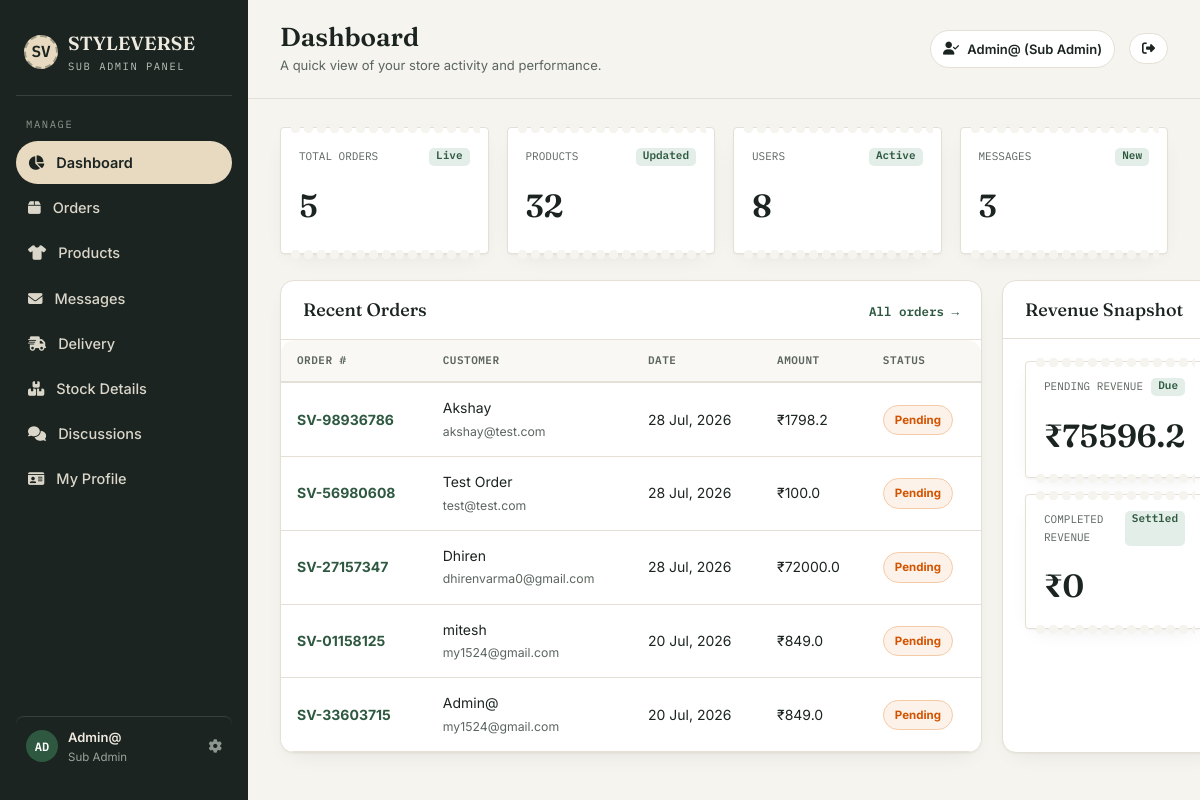
Page /admin-panel/ (signed in) on the committed database.
### shopapp/models.py (models this page shows, shortened)
class Order(models.Model):
    PAYMENT_METHOD_CHOICES = [
        ('cash_on_delivery', 'Cash on Delivery'),
        ('debit_card', 'Debit Card'),
        ('upi', 'UPI / Google Pay'),
        ('net_banking', 'Net Banking'),
        ('paypal', 'PayPal'),
    ]
    PAYMENT_STATUS_CHOICES = [
        ('pending', 'Pending'),
        ('completed', 'Completed'),
        ('cancelled', 'Cancelled'),
    ]
    ORDER_STATUS_CHOICES = [
        ('processing', 'Processing'),
        ('shipped', 'Shipped'),
        ('delivered', 'Delivered'),
        ('cancelled', 'Cancelled'),
    ]
    user            = models.ForeignKey(User, on_delete=models.CASCADE, related_name='orders')
    order_number    = models.CharField(max_length=20, unique=True, blank=True)
    name            = models.CharField(max_length=100)
    email           = models.EmailField(max_length=100)
    phone           = models.CharField(max_length=20)
    address         = models.TextField()
    city            = models.CharField(max_length=100)
    state           = models.CharField(max_length=100)
    country         = models.CharField(max_length=100, default='India')
    pincode         = models.CharField(max_length=10)
    payment_method  = models.CharField(max_length=30, choices=PAYMENT_METHOD_CHOICES, default='cash_on_delivery')
    payment_status  = models.CharField(max_length=20, choices=PAYMENT_STATUS_CHOICES, default='pending')
    status          = models.CharField(max_length=20, choices=ORDER_STATUS_CHOICES, default='processing')
    courier_partner = models.CharField(max_length=100, default='STYLEVERSE Express', blank=True)
    tracking_number = models.CharField(max_length=100, blank=True, default='')
    estimated_delivery = models.DateField(null=True, blank=True)
    delivery_notes  = models.TextField(blank=True, default='')
    subtotal        = models.FloatField(default=0)
    discount        = models.FloatField(default=0)
    shipping_cost   = models.FloatField(default=0)
    total_price     = models.FloatField(default=0)
    order_date      = models.DateTimeField(auto_now_add=True)
    updated_date    = models.DateTimeField(null=True, blank=True)
    class Meta:
        ordering = ['-order_date']
    def get_payment_status_display(self):
        return dict(self.PAYMENT_STATUS_CHOICES).get(self.payment_status, self.payment_status)

### subadmin/views.py (the view)
# urls.py: path('', views.admin_index, name='admin_index'),
@admin_required
def admin_index(request):
    total_users    = User.objects.count()
    total_products = Product.objects.count() + Men.objects.count() + Women.objects.count()
    total_orders   = Order.objects.count()
    total_messages = Contact.objects.count()
    pending_total  = Order.objects.filter(payment_status='pending').aggregate(s=Sum('total_price'))['s'] or 0
    completed_total = Order.objects.filter(payment_status='completed').aggregate(s=Sum('total_price'))['s'] or 0
    recent_orders  = Order.objects.order_by('-order_date')[:5]
    if request.user.is_superuser:
        pending_requests = ProductRequest.objects.filter(status='pending').order_by('-created_at')[:5]
    else:
        pending_requests = ProductRequest.objects.filter(user=request.user, status='pending').order_by('-created_at')[:5]
    return render(request, 'sub-admin/dashboard.html', {
        'total_users':      total_users,
        'total_products':   total_products,
        'total_orders':     total_orders,
        'total_messages':   total_messages,
        'pending_total':    pending_total,
        'completed_total':  completed_total,
        'recent_orders':    recent_orders,
        'pending_requests': pending_requests,
    })

### shopapp/context_processors.py (called while the page is built)
def cart_context(request):
    cart = request.session.get('cart', {})
    cart_count = sum(item.get('quantity', 0) for item in cart.values())
    return {'cart_count': cart_count}

def wishlist_context(request):
    wishlist_count = 0
    if request.user.is_authenticated:
        wishlist_count = Wishlist.objects.filter(user=request.user).count()
    return {'wishlist_count': wishlist_count}

def admin_approval_context(request):
    pending_approval_count = 0
    if request.user.is_authenticated and (request.user.is_staff or request.user.is_superuser):
        if request.user.is_superuser:
            pending_approval_count = ProductRequest.objects.filter(status='pending').count()
        else:
            pending_approval_count = ProductRequest.objects.filter(user=request.user, status='pending').count()
    return {'pending_approval_count': pending_approval_count}

### templates/sub-admin/dashboard.html (shortened to what this page needs)
{% extends 'sub-admin/sub_base.html' %}
{% load static %}
{% block page_title %}Dashboard{% endblock %}
{% block page_subtitle %}A quick view of your store activity and performance.{% endblock %}
{% block content %}
<section class="stat-grid">
  <div class="stamp">
    <div class="top-row"><span class="label">Total Orders</span><span class="badge up">Live</span></div>
    <div class="value">{{ total_orders }}</div>
  </div>
  <div class="stamp">
    <div class="top-row"><span class="label">Products</span><span class="badge up">Updated</span></div>
    <div class="value">{{ total_products }}</div>
  </div>
  <div class="stamp">
    <div class="top-row"><span class="label">Users</span><span class="badge up">Active</span></div>
    <div class="value">{{ total_users }}</div>
  </div>
  <div class="stamp">
    <div class="top-row"><span class="label">Messages</span><span class="badge up">New</span></div>
    <div class="value">{{ total_messages }}</div>
  </div>
</section>
<section class="row-2">
  <div class="panel">
    <div class="panel-head">
      <h2>Recent Orders</h2>
      <a href="{% url 'admin_orders' %}" class="link">All orders →</a>
    </div>
    <div class="adm-table-wrap" style="border:0; box-shadow:none; padding:0;">
      <table class="adm-table">
        <thead>
          <tr>
            <th>Order #</th>
            <th>Customer</th>
            <th>Date</th>
            <th>Amount</th>
            <th>Status</th>
          </tr>
        </thead>
        <tbody>
          {% for order in recent_orders %}
          <tr>
            <td style="font-weight:700; color:var(--green);">{{ order.order_number }}</td>
            <td>{{ order.name }}<br><small style="color:var(--ink-soft);">{{ order.email }}</small></td>
            <td>{{ order.order_date|date:"d M, Y" }}</td>
            <td>₹{{ order.total_price }}</td>
            <td><span class="adm-badge badge-{{ order.payment_status }}">{{ order.get_payment_status_display }}</span></td>
          </tr>
          {% empty %}
          <tr>
            <td colspan="5" style="text-align:center;color:var(--ink-soft);padding:32px;">No orders yet.</td>
          </tr>
          {% endfor %}
        </tbody>
      </table>
    </div>
  </div>
  <div class="panel">
    <div class="panel-head">
      <h2>Revenue Snapshot</h2>
    </div>
    <div style="padding:22px; display:flex; flex-direction:column; gap:16px;">
      <div class="stamp" style="padding:16px 18px;">
        <div class="top-row"><span class="label">Pending Revenue</span><span class="badge up">Due</span></div>
        <div class="value">₹{{ pending_total }}</div>
      </div>
      <div class="stamp" style="padding:16px 18px;">
        <div class="top-row"><span class="label">Completed Revenue</span><span class="badge up">Settled</span></div>
        <div class="value">₹{{ completed_total }}</div>
      </div>
    </div>
  </div>
</section>
{% endblock %}

### templates/sub-admin/sub_base.html (shortened to what this page needs)
{% load static %}
<!DOCTYPE html>
<html lang="en">
<head>
  <link rel="stylesheet" href="https://cdnjs.cloudflare.com/ajax/libs/font-awesome/6.5.0/css/all.min.css">
  <link href="https://cdn.jsdelivr.net/npm/bootstrap@5.3.0/dist/css/bootstrap.min.css" rel="stylesheet">
  <link rel="stylesheet" href="{% static 'css/styleverse.css' %}">
</head>
<body>
  <div class="app">
    <aside class="sidebar">
      <a href="{% url 'admin_index' %}" class="brand" title="Sub-Admin Dashboard">
        <div class="brand-mark">SV</div>
        <div class="brand-text">
          <div class="name">STYLEVERSE</div>
          <div class="tag">Sub Admin Panel</div>
        </div>
      </a>
      <div class="nav-label">Manage</div>
      <nav class="nav">
        <a href="{% url 'admin_index' %}" class="{% if request.resolver_match.url_name == 'admin_index' %}active{% endif %}">
          <span class="icon"><i class="fa fa-chart-pie"></i></span>Dashboard
        </a>
        <a href="{% url 'admin_orders' %}" class="{% if request.resolver_match.url_name == 'admin_orders' %}active{% endif %}">
          <span class="icon"><i class="fa fa-box"></i></span>Orders
        </a>
        <a href="{% url 'admin_products' %}" class="{% if request.resolver_match.url_name == 'admin_products' %}active{% endif %}">
          <span class="icon"><i class="fa fa-tshirt"></i></span>Products
        </a>
        <a href="{% url 'admin_messages' %}" class="{% if request.resolver_match.url_name == 'admin_messages' %}active{% endif %}">
          <span class="icon"><i class="fa fa-envelope"></i></span>Messages
        </a>
        <a href="{% url 'admin_delivery' %}" class="{% if request.resolver_match.url_name == 'admin_delivery' %}active{% endif %}">
          <span class="icon"><i class="fa fa-truck-fast"></i></span>Delivery
        </a>
        <a href="{% url 'admin_stock' %}" class="{% if request.resolver_match.url_name == 'admin_stock' %}active{% endif %}">
          <span class="icon"><i class="fa fa-boxes-stacked"></i></span>Stock Details
        </a>
        <a href="{% url 'admin_discussions' %}" class="{% if request.resolver_match.url_name == 'admin_discussions' %}active{% endif %}">
          <span class="icon"><i class="fa fa-comments"></i></span>Discussions
        </a>
        <a href="{% url 'admin_profile' %}" class="{% if request.resolver_match.url_name == 'admin_profile' %}active{% endif %}">
          <span class="icon"><i class="fa fa-id-card"></i></span>My Profile
        </a>
      </nav>
      <a href="{% url 'admin_profile' %}" class="sidebar-footer {% if request.resolver_match.url_name == 'admin_profile' %}active{% endif %}" title="View & Edit Profile">
        <div class="avatar-sm">{{ request.user.username|slice:':2'|upper }}</div>
        <div style="flex:1; min-width:0;">
          <div class="who">{{ request.user.get_full_name|default:request.user.username }}</div>
          <div class="role">Sub Admin</div>
        </div>
        <i class="fa fa-gear" style="font-size:13.5px; color:#8C978F; margin-left:auto;"></i>
      </a>
    </aside>
    <div class="main">
      <header class="topbar">
        <div>
          <h1>{% block page_title %}Sub-Admin Dashboard{% endblock %}</h1>
          <div class="sub">{% block page_subtitle %}Manage your seller store operations from one elegant workspace.{% endblock %}</div>
        </div>
        <div class="topbar-right">
          <a href="{% url 'admin_profile' %}" class="topbar-pill" title="My Profile" style="text-decoration:none; cursor:pointer;">
            <i class="fa fa-user-check"></i>
            {{ request.user.username }} (Sub Admin)
          </a>
          <a href="{% url 'logout' %}" class="topbar-pill" title="Logout">
            <i class="fa fa-sign-out-alt"></i>
          </a>
        </div>
      </header>
      <main class="content">
        {% block content %}{% endblock %}
      </main>
    </div>
  </div>
</body>
</html>

### static/css/styleverse.css (style rules this page uses)
:root { --sv-black: #1a1a2e; --sv-dark: #16213e; --sv-accent: #c0a36e; --sv-accent2: #e8d5b7; --sv-white: #ffffff; --sv-light: #f8f7f4; --sv-gray: #e5e5e5; --sv-muted: #888; --sv-danger: #e74c3c; --sv-success: #27ae60; --sv-warning: #f39c12; --sv-radius: 12px; --sv-shadow: 0 4px 24px rgba(0, 0, 0, .08); --sv-font: 'Inter', sans-serif; --sv-font-display: 'Outfit', sans-serif; }
*, *::before, *::after { margin: 0; padding: 0; box-sizing: border-box; }
html, body { width: 100%; overflow-x: hidden; }
body { font-family: var(--sv-font); color: var(--sv-black); background: var(--sv-white); line-height: 1.6; }
a { text-decoration: none; color: inherit; }

### templates/sub-admin/dashboard.html (style rules this page uses)
.stat-grid { display: grid; grid-template-columns: repeat(4, 1fr); gap: 18px; }
.stamp { position: relative; background: var(--panel); border: 1px solid var(--border); border-radius: 4px; padding: 20px 18px 22px; box-shadow: var(--shadow); }
.stamp::before, .stamp::after { content: ""; position: absolute; left: 8px; right: 8px; height: 11px; background-image: radial-gradient(circle 4.5px, var(--paper) 4.5px, transparent 4.6px); background-size: 13px 13px; background-repeat: repeat-x; }
.stamp::before { top: -6px; }
.stamp::after { bottom: -6px; }
.stamp .top-row { display: flex; justify-content: space-between; margin-bottom: 14px; }
.stamp .label { font-family: 'IBM Plex Mono', monospace; font-size: 11px; text-transform: uppercase; color: var(--ink-soft); }
.stamp .badge { font-family: 'IBM Plex Mono', monospace; font-size: 11px; font-weight: 600; padding: 2px 7px; border-radius: 5px; }
.badge.up { background: var(--green-soft); color: var(--green); }
.stamp .value { font-family: 'Fraunces', serif; font-size: 32px; font-weight: 600; }
.row-2 { display: grid; grid-template-columns: 1.6fr 1fr; gap: 20px; }
.panel { background: var(--panel); border: 1px solid var(--border); border-radius: var(--radius); box-shadow: var(--shadow); }
.panel-head { display: flex; justify-content: space-between; align-items: baseline; padding: 18px 22px; border-bottom: 1px solid var(--border); }
.panel-head h2 { font-family: 'Fraunces', serif; font-size: 18px; margin: 0; }
.panel-head .link { font-size: 12.5px; font-weight: 600; color: var(--green); font-family: 'IBM Plex Mono', monospace; }

### rows in the picture
Order: order_number "SV-98936786", name "Akshay", email "akshay@test.com", order_date "28 Jul, 2026", total_price "1798.2", payment_status "Pending"
Order: order_number "SV-56980608", name "Test Order", email "test@test.com", order_date "28 Jul, 2026", total_price "100.0", payment_status "Pending"
Order: order_number "SV-27157347", name "Dhiren", email "dhirenvarma0@gmail.com", order_date "28 Jul, 2026", total_price "72000.0", payment_status "Pending"
Order: order_number "SV-01158125", name "mitesh", email "my1524@gmail.com", order_date "20 Jul, 2026", total_price "849.0", payment_status "Pending"
Order: order_number "SV-33603715", name "Admin@", email "my1524@gmail.com", order_date "20 Jul, 2026", total_price "849.0", payment_status "Pending"

### other values in the picture
{{ request.user.username|slice:':2'|upper }} "AD"
{{ request.user.get_full_name|default:request.user.username }} "Admin@"
{{ request.user.username }} "Admin@"
{{ total_orders }} "5"
{{ total_products }} "32"
{{ total_users }} "8"
{{ total_messages }} "3"
{{ pending_total }} "75596.2"
{{ completed_total }} "0"
